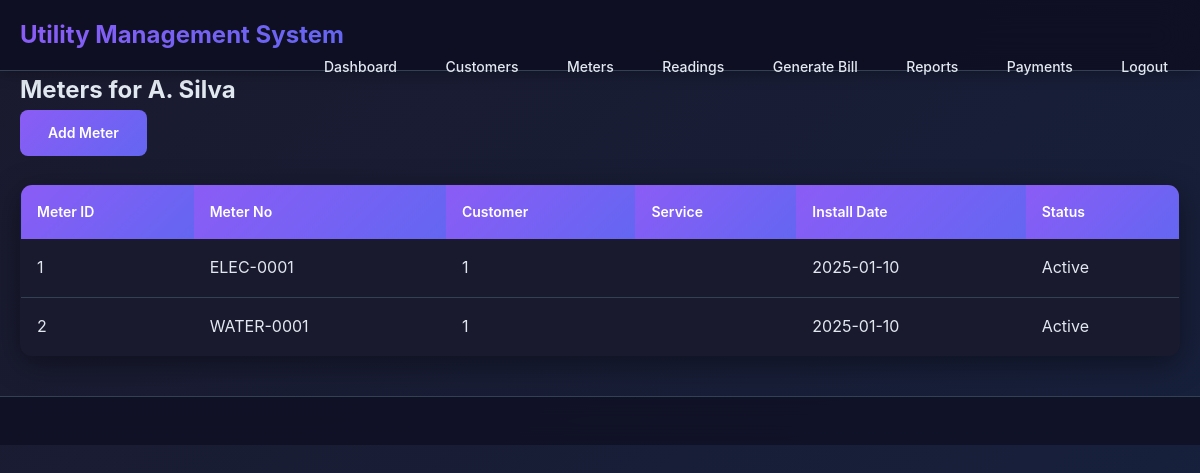
The app's page /public/meters.php?customer_id=1 (signed in) with its own data.
### tables this page shows
CREATE TABLE customer (
  customer_id INT AUTO_INCREMENT PRIMARY KEY,
  customer_type ENUM('Household','Business','Government') NOT NULL,
  name VARCHAR(150) NOT NULL,
  address TEXT,
  city VARCHAR(100),
  phone VARCHAR(20),
  email VARCHAR(100),
  created_at DATETIME DEFAULT CURRENT_TIMESTAMP
);

CREATE TABLE meter (
  meter_id INT AUTO_INCREMENT PRIMARY KEY,
  meter_no VARCHAR(50) NOT NULL UNIQUE,
  customer_id INT NOT NULL,
  service_id INT NOT NULL,
  install_date DATE,
  status ENUM('Active','Inactive','Disconnected') DEFAULT 'Active',
  FOREIGN KEY (customer_id) REFERENCES customer(customer_id) ON DELETE CASCADE,
  FOREIGN KEY (service_id) REFERENCES service(service_id) ON DELETE RESTRICT
);

### public/meters.php (the view, shortened to what this page needs)
<?php
require_once __DIR__ . '/../includes/config.php';
require_once __DIR__ . '/../includes/header.php';
$customer_id = intval($_GET['customer_id'] ?? 0);
if ($customer_id) {
    $stmt = $pdo->prepare("SELECT * FROM meter WHERE customer_id = :cid");
    $stmt->execute([':cid'=>$customer_id]);
    $meters = $stmt->fetchAll();
    $cust = $pdo->prepare("SELECT name FROM customer WHERE customer_id = :cid");
    $cust->execute([':cid'=>$customer_id]);
    $custname = $cust->fetchColumn();
    echo "<h2>Meters for " . htmlspecialchars($custname) . "</h2>";
    echo "<a class='btn' href='add_meter.php?customer_id={$customer_id}'>Add Meter</a>";
}
?>
<table class="table">
  <thead><tr><th>Meter ID</th><th>Meter No</th><th>Customer</th><th>Service</th><th>Install Date</th><th>Status</th></tr></thead>
  <tbody>
    <?php foreach($meters as $m): ?>
    <tr>
      <td><?= $m['meter_id'] ?></td>
      <td><?= htmlspecialchars($m['meter_no']) ?></td>
      <td><?= htmlspecialchars($m['customer_name'] ?? ($m['customer_id']??'')) ?></td>
      <td><?= htmlspecialchars($m['service_name'] ?? '') ?></td>
      <td><?= htmlspecialchars($m['install_date']) ?></td>
      <td><?= $m['status'] ?></td>
    </tr>
    <?php endforeach; ?>
  </tbody>
</table>
<?php require_once __DIR__ . '/../includes/footer.php'; ?>

### assets/css/style.css (style rules this page uses)
:root { --max-width: 1200px; --primary: #8b5cf6; --primary-dark: #7c3aed; --secondary: #ec4899; --accent: #f59e0b; --success: #10b981; --warning: #f59e0b; --error: #ef4444; --info: #06b6d4; --dark: #0f0f23; --dark-light: #1a1a2e; --dark-lighter: #252547; --light: #e2e8f0; --light-muted: #94a3b8; --gray-100: #1e293b; --gray-200: #334155; --gray-300: #475569; --gray-400: #64748b; --gray-500: #94a3b8; --gray-600: #cbd5e1; --gradient-primary: linear-gradient(135deg, #8b5cf6 0%, #6366f1 100%); --gradient-secondary: linear-gradient(135deg, #ec4899 0%, #f97316 100%); --gradient-accent: linear-gradient(135deg, #f59e0b 0%, #eab308 100%); --gradient-dark: linear-gradient(135deg, #1a1a2e 0%, #16213e 100%); --shadow-sm: 0 2px 15px rgba(0, 0, 0, 0.3); --shadow-md: 0 8px 30px rgba(0, 0, 0, 0.4); --shadow-lg: 0 16px 50px rgba(0, 0, 0, 0.5); --border-radius: 12px; --border-radius-lg: 16px; }
* { box-sizing: border-box; margin: 0; padding: 0; }
body { font-family: 'Inter', 'Segoe UI', Arial, sans-serif; background: var(--gradient-dark); margin: 0; color: var(--light); line-height: 1.6; min-height: 100vh; }
.btn { display: inline-block; padding: 12px 28px; background: var(--gradient-primary); color: white; border-radius: 8px; border: none; cursor: pointer; text-decoration: none; font-weight: 600; font-size: 14px; transition: all 0.3s ease; position: relative; overflow: hidden; }
.btn::before { content: ''; position: absolute; top: 0; left: -100%; width: 100%; height: 100%; background: linear-gradient(90deg, transparent, rgba(255,255,255,0.2), transparent); transition: left 0.5s; }
.table { width: 100%; border-collapse: collapse; margin-top: 20px; background: var(--dark-light); border-radius: var(--border-radius); overflow: hidden; box-shadow: var(--shadow-md); border: 1px solid var(--gray-200); }
.table th { background: var(--gradient-primary); color: white; padding: 16px; text-align: left; font-weight: 600; font-size: 14px; }
.table td { padding: 16px; border-bottom: 1px solid var(--gray-200); color: var(--light); }
.table tr:last-child td { border-bottom: none; }
.login-box, .card, .table { animation: fadeInUp 0.6s ease-out; }
::placeholder { color: var(--gray-400); }

### records on screen
customer: name "A. Silva"
meter: meter_id "1", meter_no "ELEC-0001", customer "1", install_date "2025-01-10", status "Active"
meter: meter_id "2", meter_no "WATER-0001", customer "1", install_date "2025-01-10", status "Active"
